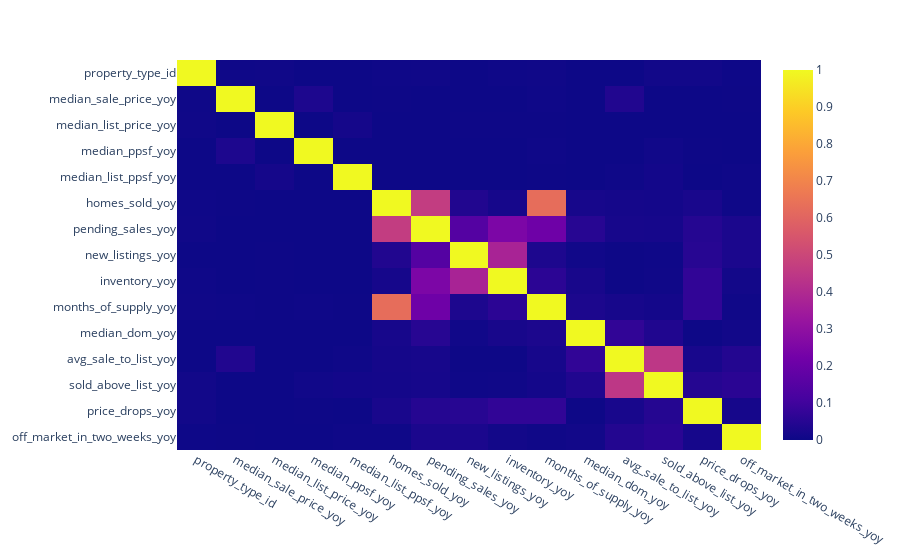

Write notebook code for a chart like this one.
### Code cell
import plotly.express as px
fig = px.imshow(cor_matrix, aspect="auto")
fig

### Figure 1 — Plotly figure (JSON) as saved in the notebook; plotly's stock layout.template omitted (floating-point values rounded to 4 significant figures; data arrays with more than 128 entries replaced by an {"elided": "..."} marker saying what was removed)
{"data": [{"coloraxis": "coloraxis", "hovertemplate": "x: %{x}<br>y: %{y}<br>color: %{z}<extra></extra>", "type": "heatmap", "x": ["property_type_id", "median_sale_price_yoy", "median_list_price_yoy", "median_ppsf_yoy", "median_list_ppsf_yoy", "homes_sold_yoy", "pending_sales_yoy", "new_listings_yoy", "inventory_yoy", "months_of_supply_yoy", "median_dom_yoy", "avg_sale_to_list_yoy", "sold_above_list_yoy", "price_drops_yoy", "off_market_in_two_weeks_yoy"], "y": ["property_type_id", "median_sale_price_yoy", "median_list_price_yoy", "median_ppsf_yoy", "median_list_ppsf_yoy", "homes_sold_yoy", "pending_sales_yoy", "new_listings_yoy", "inventory_yoy", "months_of_supply_yoy", "median_dom_yoy", "avg_sale_to_list_yoy", "sold_above_list_yoy", "price_drops_yoy", "off_market_in_two_weeks_yoy"], "z": {"elided": "15x15 float values"}}], "layout": {"coloraxis": {"colorscale": [[0, "#0d0887"], [0.1111, "#46039f"], [0.2222, "#7201a8"], [0.3333, "#9c179e"], [0.4444, "#bd3786"], [0.5556, "#d8576b"], [0.6667, "#ed7953"], [0.7778, "#fb9f3a"], [0.8889, "#fdca26"], [1, "#f0f921"]]}, "margin": {"t": 60}, "yaxis": {"autorange": "reversed"}}}
